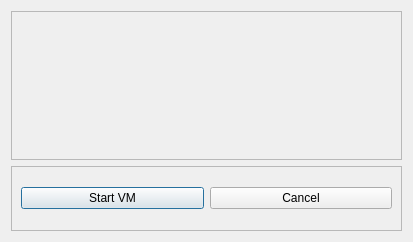
<?xml version="1.0" encoding="UTF-8"?>
<ui version="4.0">
 <class>Dialog</class>
 <widget class="QDialog" name="Dialog">
  <property name="geometry">
   <rect>
    <x>0</x>
    <y>0</y>
    <width>413</width>
    <height>242</height>
   </rect>
  </property>
  <property name="windowTitle">
   <string>VM not running !</string>
  </property>
  <layout class="QVBoxLayout" name="verticalLayout">
   <item>
    <widget class="QFrame" name="frame">
     <property name="frameShape">
      <enum>QFrame::StyledPanel</enum>
     </property>
     <property name="frameShadow">
      <enum>QFrame::Raised</enum>
     </property>
     <layout class="QVBoxLayout" name="verticalLayout_2">
      <item>
       <widget class="QLabel" name="lb_msg">
        <property name="text">
         <string/>
        </property>
       </widget>
      </item>
     </layout>
    </widget>
   </item>
   <item>
    <widget class="QFrame" name="frame_2">
     <property name="maximumSize">
      <size>
       <width>16777215</width>
       <height>65</height>
      </size>
     </property>
     <property name="frameShape">
      <enum>QFrame::StyledPanel</enum>
     </property>
     <property name="frameShadow">
      <enum>QFrame::Raised</enum>
     </property>
     <layout class="QHBoxLayout" name="horizontalLayout">
      <item>
       <widget class="QPushButton" name="btn_startvm">
        <property name="text">
         <string>Start VM</string>
        </property>
       </widget>
      </item>
      <item>
       <widget class="QPushButton" name="btn_cancel">
        <property name="text">
         <string>Cancel</string>
        </property>
       </widget>
      </item>
     </layout>
    </widget>
   </item>
  </layout>
 </widget>
 <resources/>
 <connections/>
</ui>
